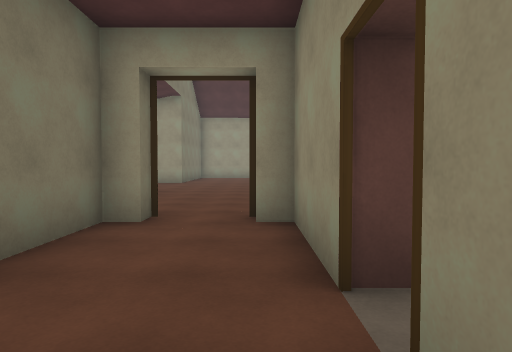
view 1 (above)

15 first-person views from a walk through a 3-D level made in the Unity game engine. The camera is 1.5 m above the floor, tilts 2° down and sees 75° across. Doors are open. The floor is counted in squares, 2 m on a side. Each view is taken from the middle of a square. On the plan, view 1 faces up. The plan holds only what a view shows up to about 11 squares ahead; the rest is blank. The place goes on beyond the plan. The player character is not drawn.

view 2
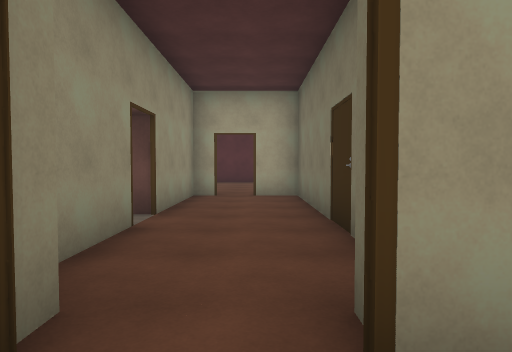

view 3
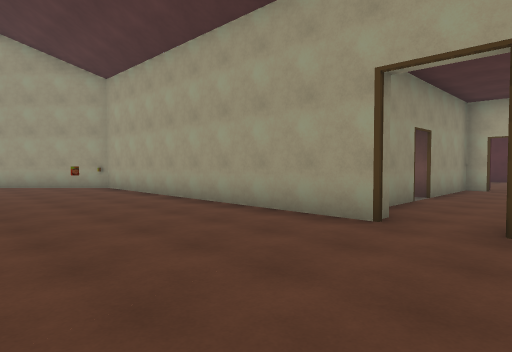

view 4
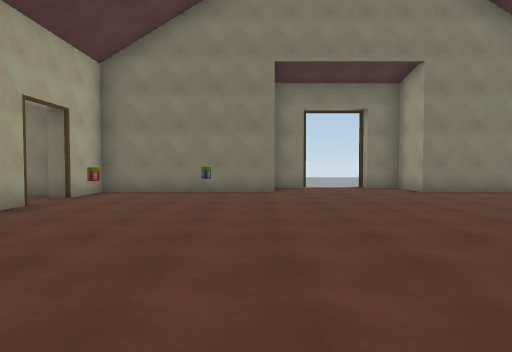

view 5
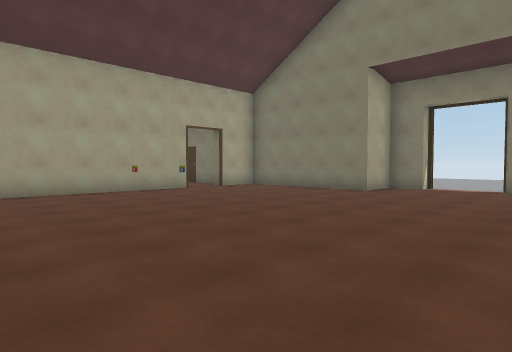

view 6
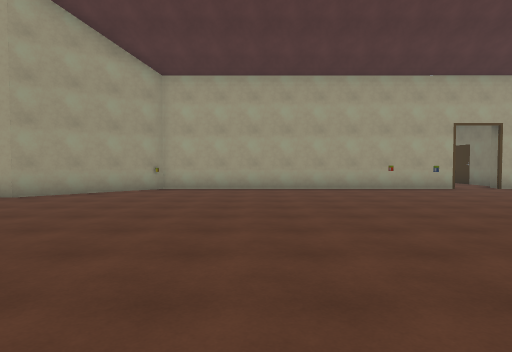

view 7
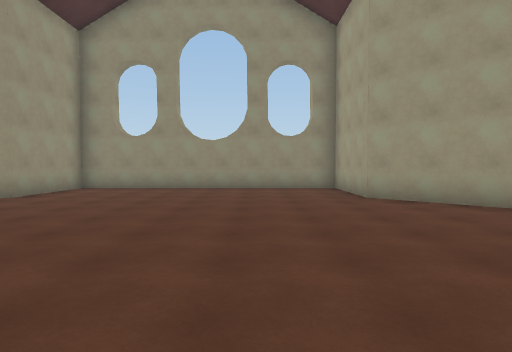

view 8
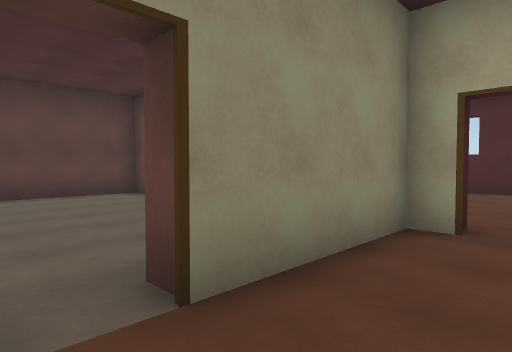

view 9
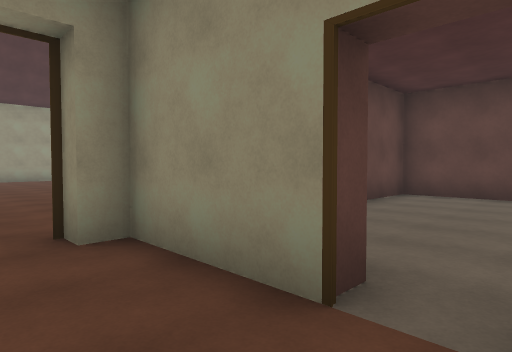

view 10
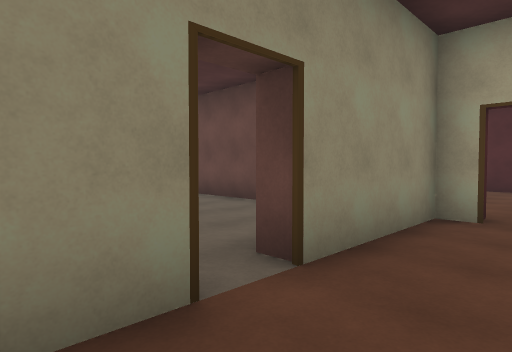

view 11
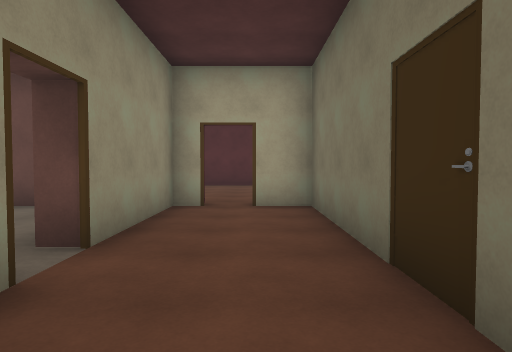

view 12
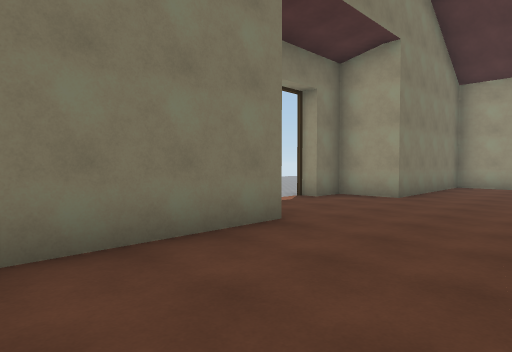

view 13
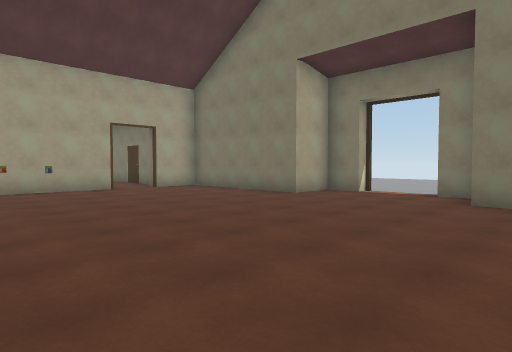

view 14
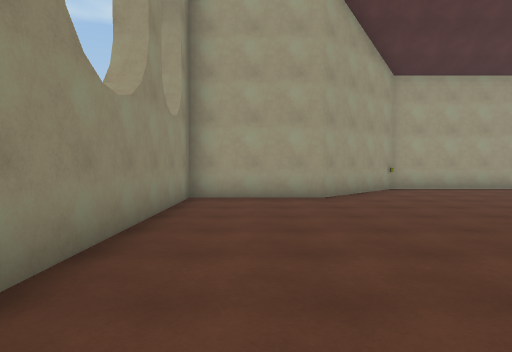

view 15
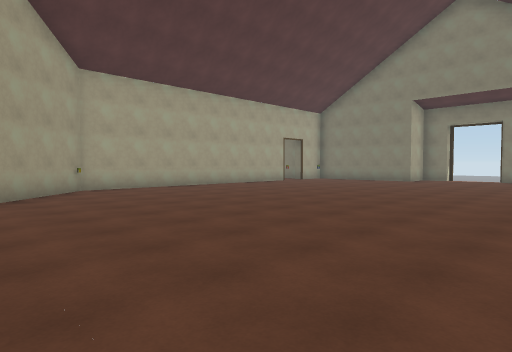

### Floor plan
Ten units are one square. View 1 is at (0, 0); x grows to the right and y downward. Boxes are objects, and circles mark ways between rooms. Rooms are numbered by the first view taken in them; rooms with no view inside come last. Other rooms are left out.
<svg viewBox="-55 -160 205 185">
<path fill="none" stroke="#000" d="M5 -20 5 -43 0 -43 0 -48M0 20 5 20 5 -10M-20 -43 -20 20 -9 20M-15 -48 -15 -43M94 -54 115 -75 145 -75 145 -155 139 -155M0 -48 84 -48M-45 -105 -45 -95 -30 -95 -30 -48 -15 -48M-30 -155 -30 -135 -45 -135 -45 -125M29 20 75 20 75 -43 55 -43"/>
<rect x="25" y="-85" width="10" height="10" fill="#bbb"><title>other object</title></rect>
<rect x="85" y="-55" width="10" height="10" fill="#bbb"><title>other object</title></rect>
<circle cx="-5" cy="-50" r="3" fill="#2a7"/>
<circle cx="5" cy="-15" r="3" fill="#2a7"/>
<text x="-10" y="-10">1</text>
<text x="50" y="-100">2</text>
<text x="40" y="-10">3</text>
</svg>
Room 1 opens to room 2. Room 1 opens to room 3.

Where each view was taken, in squares from view 1:
view 1: 0 up, 0 right, facing up
view 2: 6 up, 1 left, facing down
view 3: 9 up, 2 left, facing down-right
view 4: 9 up, 6 right, facing left
view 5: 14 up, 6 right, facing down-left
view 6: 15 up, 6 right, facing down
view 7: 10 up, 4 right, facing right
view 8: 2 up, 1 left, facing down-right
view 9: 1 up, 1 left, facing up-right
view 10: 3 up, 1 left, facing down-right
view 11: 4 up, 1 left, facing down
view 12: 6 up, 0 right, facing up-left
view 13: 15 up, 4 right, facing down-left
view 14: 15 up, 13 right, facing down
view 15: 15 up, 12 right, facing down-left
